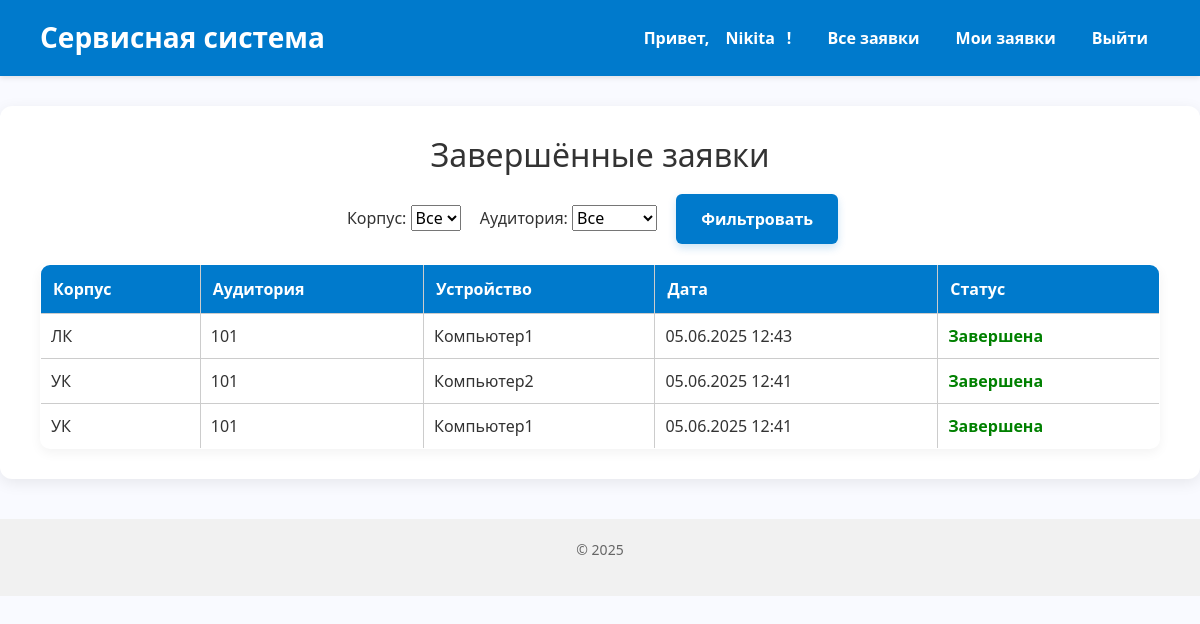
Page /completed-requests/ (signed in) on the earlier database version.
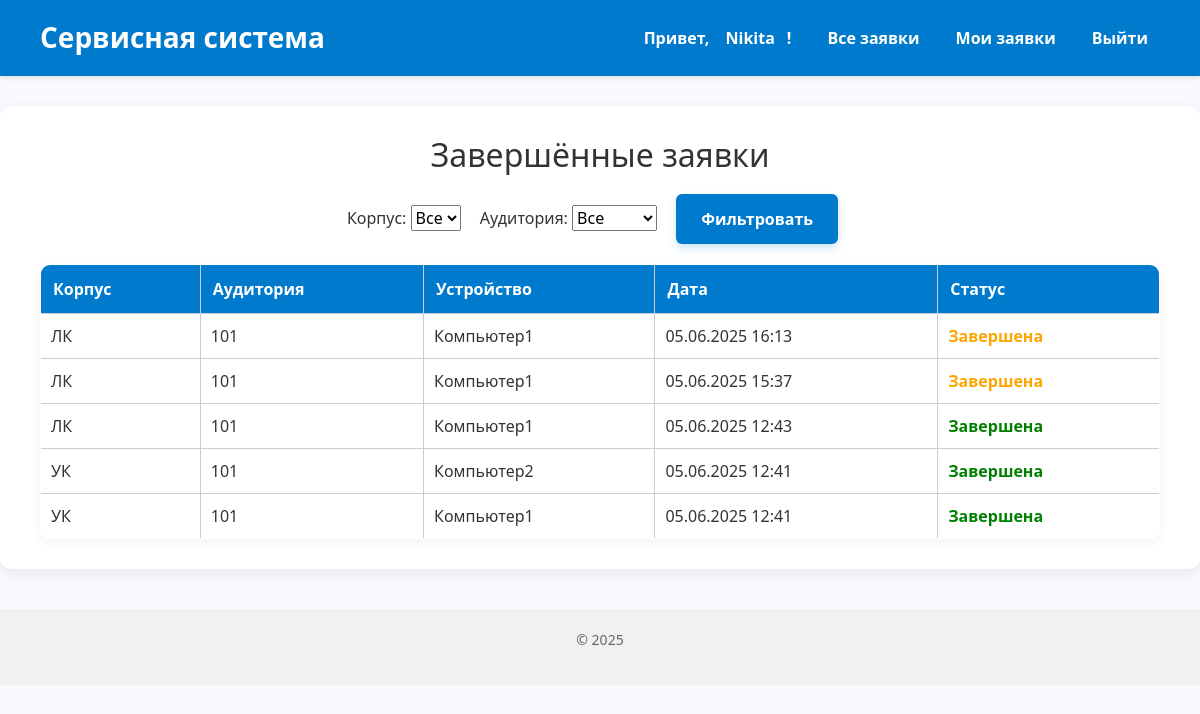
Same page on the later database version.
### core/models.py (models this page shows, shortened)
class ServiceRequest(models.Model):
    device = models.ForeignKey(Device, on_delete=models.CASCADE, related_name='service_requests', verbose_name="Устройство")
    created_by = models.ForeignKey(
        settings.AUTH_USER_MODEL, on_delete=models.SET_NULL,
        null=True, related_name='requests_created', verbose_name="Создал"
    )
    assigned_engineer = models.ForeignKey(
        settings.AUTH_USER_MODEL, on_delete=models.SET_NULL,
        null=True, blank=True, related_name='assigned_requests', verbose_name="Инженер"
    )
    created_at = models.DateTimeField("Дата создания", auto_now_add=True)
    description = models.TextField("Описание проблемы")
    is_completed = models.BooleanField("Завершено", default=False)
    requires_replacement = models.BooleanField("Требуется замена", default=False)
    is_paused = models.BooleanField("Приостановлена (ожидание замены)", default=False)
    replacement_requested = models.BooleanField("Запрос на замену оборудования", default=False)
    class Meta:
        verbose_name = "Заявка на обслуживание"
        verbose_name_plural = "Заявки на обслуживание"
    @property
    def status(self):
        if self.is_completed:
            return "Завершена"
        if self.is_paused:
            return "Приостановлена (ожидание замены)"
        return "В процессе"

class Device(models.Model):
    cabinet = models.ForeignKey(Cabinet, on_delete=models.CASCADE, related_name='devices', verbose_name="Кабинет")
    name = models.CharField("Название устройства", max_length=100)
    serial_number = models.CharField("Серийный номер", max_length=100, unique=True)
    purchase_date = models.DateField("Дата покупки")
    cost = models.DecimalField("Стоимость", max_digits=10, decimal_places=2)
    class Meta:
        verbose_name = "Устройство"
        verbose_name_plural = "Устройства"

class Cabinet(models.Model):
    number = models.CharField("Номер кабинета", max_length=10)
    building = models.CharField("Корпус", max_length=50)
    class Meta:
        verbose_name = "Кабинет"
        verbose_name_plural = "Кабинеты"

### core/views.py (the view)
# urls.py: path('completed-requests/', views.completed_requests, name='completed_requests'),
@login_required
@engineer_required
def completed_requests(request):
    qs = ServiceRequest.objects.filter(
        is_completed=True
    ).select_related('device__cabinet').order_by('-created_at')
    building = request.GET.get('building')
    cabinet_id = request.GET.get('cabinet')
    if building:
        qs = qs.filter(device__cabinet__building=building)
    if cabinet_id:
        qs = qs.filter(device__cabinet__id=cabinet_id)
    buildings = Cabinet.objects.values_list('building', flat=True).distinct()
    cabinets = Cabinet.objects.all()
    return render(request, 'core/engineer/completed_requests.html', {
        'requests': qs,
        'buildings': buildings,
        'cabinets': cabinets,
        'selected_building': building,
        'selected_cabinet': cabinet_id,
        'title': 'Завершённые заявки',
    })

### core/templates/core/engineer/completed_requests.html (shortened to what this page needs)
{% extends 'base.html' %}
{% block content %}
<h2 style="text-align: center;">{% if title %}{{ title }}{% else %}Заявки{% endif %}</h2>
<form method="get" class="action-buttons" style="margin-bottom: 20px;">
  <label>
    Корпус:
    <select name="building">
      <option value="">Все</option>
    </select>
  </label>
  <label style="margin-left: 15px;">
    Аудитория:
    <select name="cabinet">
      <option value="">Все</option>
    </select>
  </label>
  <button type="submit" class="btn" style="margin-left: 15px;">Фильтровать</button>
</form>
{% if requests %}
  <table style="width: 100%; border-collapse: collapse; border: 1px solid #ccc; border-radius: 10px; overflow: hidden; box-shadow: 0 4px 12px rgba(0,0,0,0.05);">
    <thead>
      <tr style="background-color: #007acc; color: white;">
        <th style="padding: 12px; border: 1px solid #ccc;">Корпус</th>
        <th style="padding: 12px; border: 1px solid #ccc;">Аудитория</th>
        <th style="padding: 12px; border: 1px solid #ccc;">Устройство</th>
        <th style="padding: 12px; border: 1px solid #ccc;">Дата</th>
        <th style="padding: 12px; border: 1px solid #ccc;">Статус</th>
      </tr>
    </thead>
    <tbody>
      {% for req in requests %}
        <tr style="background-color: white;">
          <td style="padding: 10px; border: 1px solid #ccc;">{{ req.device.cabinet.building }}</td>
          <td style="padding: 10px; border: 1px solid #ccc;">{{ req.device.cabinet.number }}</td>
          <td style="padding: 10px; border: 1px solid #ccc;">{{ req.device.name }}</td>
          <td style="padding: 10px; border: 1px solid #ccc;">{{ req.created_at|date:"d.m.Y H:i" }}</td>
          <td style="padding: 10px; border: 1px solid #ccc; font-weight: 600;
            {% if not req.assigned_engineer %}
              color: red;
            {% elif req.is_paused %}
              color: orange;
            {% elif not req.is_completed %}
              color: orange;
            {% else %}
              color: green;
            {% endif %}">
            {{ req.status }}
          </td>
        </tr>
      {% endfor %}
    </tbody>
  </table>
{% else %}
  <p style="text-align: center; margin-top: 20px;">Заявок нет.</p>
{% endif %}
{% endblock %}

Differences in the rows shown:
now on this page (row edited): ServiceRequest: device.cabinet.building "ЛК", device.cabinet.number "101", device.name "Компьютер1", created_at "05.06.2025 16:13", status "Завершена", is_paused True (drawn)
now on this page (row edited): ServiceRequest: device.cabinet.building "ЛК", device.cabinet.number "101", device.name "Компьютер1", created_at "05.06.2025 15:37", status "Завершена", is_paused True (drawn)
